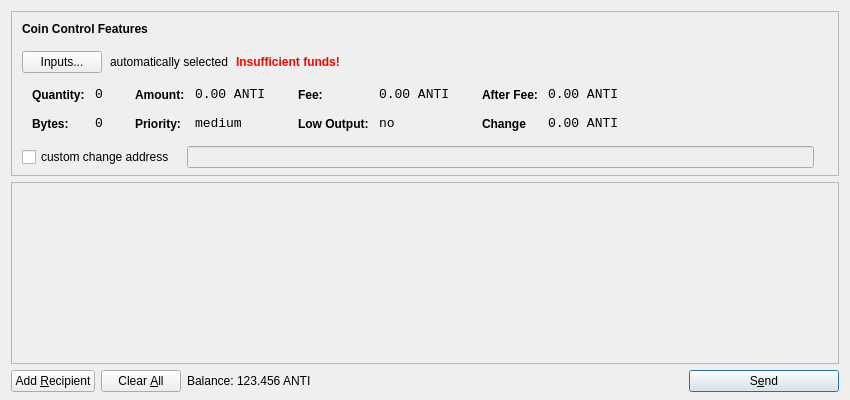
<?xml version="1.0" encoding="UTF-8"?>
<ui version="4.0">
 <class>SendCoinsDialog</class>
 <widget class="QDialog" name="SendCoinsDialog">
  <property name="geometry">
   <rect>
    <x>0</x>
    <y>0</y>
    <width>850</width>
    <height>400</height>
   </rect>
  </property>
  <property name="windowTitle">
   <string>Send Coins</string>
  </property>
  <layout class="QVBoxLayout" name="verticalLayout" stretch="0,1,0">
   <property name="bottomMargin">
    <number>8</number>
   </property>
   <item>
    <widget class="QFrame" name="frameCoinControl">
     <property name="sizePolicy">
      <sizepolicy hsizetype="Expanding" vsizetype="Expanding">
       <horstretch>0</horstretch>
       <verstretch>0</verstretch>
      </sizepolicy>
     </property>
     <property name="maximumSize">
      <size>
       <width>16777215</width>
       <height>16777215</height>
      </size>
     </property>
     <property name="frameShape">
      <enum>QFrame::StyledPanel</enum>
     </property>
     <property name="frameShadow">
      <enum>QFrame::Sunken</enum>
     </property>
     <layout class="QVBoxLayout" name="verticalLayoutCoinControl2">
      <property name="spacing">
       <number>6</number>
      </property>
      <property name="leftMargin">
       <number>0</number>
      </property>
      <property name="topMargin">
       <number>0</number>
      </property>
      <property name="rightMargin">
       <number>0</number>
      </property>
      <property name="bottomMargin">
       <number>6</number>
      </property>
      <item>
       <layout class="QVBoxLayout" name="verticalLayoutCoinControl" stretch="0,0,0,0,1">
        <property name="spacing">
         <number>0</number>
        </property>
        <property name="leftMargin">
         <number>10</number>
        </property>
        <property name="topMargin">
         <number>10</number>
        </property>
        <item>
         <layout class="QHBoxLayout" name="horizontalLayoutCoinControl1">
          <property name="bottomMargin">
           <number>15</number>
          </property>
          <item>
           <widget class="QLabel" name="labelCoinControlFeatures">
            <property name="sizePolicy">
             <sizepolicy hsizetype="Preferred" vsizetype="Maximum">
              <horstretch>0</horstretch>
              <verstretch>0</verstretch>
             </sizepolicy>
            </property>
            <property name="font">
             <font>
              <weight>75</weight>
              <bold>true</bold>
             </font>
            </property>
            <property name="styleSheet">
             <string notr="true">font-weight:bold;</string>
            </property>
            <property name="text">
             <string>Coin Control Features</string>
            </property>
           </widget>
          </item>
         </layout>
        </item>
        <item>
         <layout class="QHBoxLayout" name="horizontalLayoutCoinControl2" stretch="0,0,0,0">
          <property name="spacing">
           <number>8</number>
          </property>
          <property name="bottomMargin">
           <number>10</number>
          </property>
          <item>
           <widget class="QPushButton" name="pushButtonCoinControl">
            <property name="styleSheet">
             <string notr="true"/>
            </property>
            <property name="text">
             <string>Inputs...</string>
            </property>
           </widget>
          </item>
          <item>
           <widget class="QLabel" name="labelCoinControlAutomaticallySelected">
            <property name="text">
             <string>automatically selected</string>
            </property>
            <property name="margin">
             <number>5</number>
            </property>
           </widget>
          </item>
          <item>
           <widget class="QLabel" name="labelCoinControlInsuffFunds">
            <property name="font">
             <font>
              <weight>75</weight>
              <bold>true</bold>
             </font>
            </property>
            <property name="styleSheet">
             <string notr="true">color:red;font-weight:bold;</string>
            </property>
            <property name="text">
             <string>Insufficient funds!</string>
            </property>
            <property name="margin">
             <number>5</number>
            </property>
           </widget>
          </item>
          <item>
           <spacer name="horizontalSpacerCoinControl">
            <property name="orientation">
             <enum>Qt::Horizontal</enum>
            </property>
            <property name="sizeHint" stdset="0">
             <size>
              <width>40</width>
              <height>1</height>
             </size>
            </property>
           </spacer>
          </item>
         </layout>
        </item>
        <item>
         <widget class="QWidget" name="widgetCoinControl" native="true">
          <property name="sizePolicy">
           <sizepolicy hsizetype="Preferred" vsizetype="Preferred">
            <horstretch>0</horstretch>
            <verstretch>0</verstretch>
           </sizepolicy>
          </property>
          <property name="minimumSize">
           <size>
            <width>0</width>
            <height>0</height>
           </size>
          </property>
          <property name="styleSheet">
           <string notr="true"/>
          </property>
          <layout class="QHBoxLayout" name="horizontalLayoutCoinControl5">
           <property name="margin">
            <number>0</number>
           </property>
           <item>
            <layout class="QHBoxLayout" name="horizontalLayoutCoinControl3" stretch="0,0,0,1">
             <property name="spacing">
              <number>20</number>
             </property>
             <property name="topMargin">
              <number>0</number>
             </property>
             <property name="bottomMargin">
              <number>10</number>
             </property>
             <item>
              <layout class="QFormLayout" name="formLayoutCoinControl1">
               <property name="horizontalSpacing">
                <number>10</number>
               </property>
               <property name="verticalSpacing">
                <number>14</number>
               </property>
               <property name="leftMargin">
                <number>10</number>
               </property>
               <property name="topMargin">
                <number>4</number>
               </property>
               <property name="rightMargin">
                <number>6</number>
               </property>
               <item row="0" column="0">
                <widget class="QLabel" name="labelCoinControlQuantityText">
                 <property name="styleSheet">
                  <string notr="true">font-weight:bold;</string>
                 </property>
                 <property name="text">
                  <string>Quantity:</string>
                 </property>
                 <property name="margin">
                  <number>0</number>
                 </property>
                </widget>
               </item>
               <item row="0" column="1">
                <widget class="QLabel" name="labelCoinControlQuantity">
                 <property name="font">
                  <font>
                   <family>Monospace</family>
                   <pointsize>10</pointsize>
                  </font>
                 </property>
                 <property name="cursor">
                  <cursorShape>IBeamCursor</cursorShape>
                 </property>
                 <property name="contextMenuPolicy">
                  <enum>Qt::ActionsContextMenu</enum>
                 </property>
                 <property name="text">
                  <string>0</string>
                 </property>
                 <property name="margin">
                  <number>0</number>
                 </property>
                 <property name="textInteractionFlags">
                  <set>Qt::LinksAccessibleByMouse|Qt::TextSelectableByKeyboard|Qt::TextSelectableByMouse</set>
                 </property>
                </widget>
               </item>
               <item row="1" column="0">
                <widget class="QLabel" name="labelCoinControlBytesText">
                 <property name="styleSheet">
                  <string notr="true">font-weight:bold;</string>
                 </property>
                 <property name="text">
                  <string>Bytes:</string>
                 </property>
                </widget>
               </item>
               <item row="1" column="1">
                <widget class="QLabel" name="labelCoinControlBytes">
                 <property name="font">
                  <font>
                   <family>Monospace</family>
                   <pointsize>10</pointsize>
                  </font>
                 </property>
                 <property name="cursor">
                  <cursorShape>IBeamCursor</cursorShape>
                 </property>
                 <property name="contextMenuPolicy">
                  <enum>Qt::ActionsContextMenu</enum>
                 </property>
                 <property name="text">
                  <string>0</string>
                 </property>
                 <property name="textInteractionFlags">
                  <set>Qt::LinksAccessibleByMouse|Qt::TextSelectableByKeyboard|Qt::TextSelectableByMouse</set>
                 </property>
                </widget>
               </item>
              </layout>
             </item>
             <item>
              <layout class="QFormLayout" name="formLayoutCoinControl2">
               <property name="horizontalSpacing">
                <number>10</number>
               </property>
               <property name="verticalSpacing">
                <number>14</number>
               </property>
               <property name="leftMargin">
                <number>6</number>
               </property>
               <property name="topMargin">
                <number>4</number>
               </property>
               <property name="rightMargin">
                <number>6</number>
               </property>
               <item row="0" column="0">
                <widget class="QLabel" name="labelCoinControlAmountText">
                 <property name="styleSheet">
                  <string notr="true">font-weight:bold;</string>
                 </property>
                 <property name="text">
                  <string>Amount:</string>
                 </property>
                 <property name="margin">
                  <number>0</number>
                 </property>
                </widget>
               </item>
               <item row="0" column="1">
                <widget class="QLabel" name="labelCoinControlAmount">
                 <property name="font">
                  <font>
                   <family>Monospace</family>
                   <pointsize>10</pointsize>
                  </font>
                 </property>
                 <property name="cursor">
                  <cursorShape>IBeamCursor</cursorShape>
                 </property>
                 <property name="contextMenuPolicy">
                  <enum>Qt::ActionsContextMenu</enum>
                 </property>
                 <property name="text">
                  <string>0.00 ANTI</string>
                 </property>
                 <property name="textInteractionFlags">
                  <set>Qt::LinksAccessibleByMouse|Qt::TextSelectableByKeyboard|Qt::TextSelectableByMouse</set>
                 </property>
                </widget>
               </item>
               <item row="1" column="0">
                <widget class="QLabel" name="labelCoinControlPriorityText">
                 <property name="styleSheet">
                  <string notr="true">font-weight:bold;</string>
                 </property>
                 <property name="text">
                  <string>Priority:</string>
                 </property>
                </widget>
               </item>
               <item row="1" column="1">
                <widget class="QLabel" name="labelCoinControlPriority">
                 <property name="font">
                  <font>
                   <family>Monospace</family>
                   <pointsize>10</pointsize>
                  </font>
                 </property>
                 <property name="cursor">
                  <cursorShape>IBeamCursor</cursorShape>
                 </property>
                 <property name="contextMenuPolicy">
                  <enum>Qt::ActionsContextMenu</enum>
                 </property>
                 <property name="text">
                  <string>medium</string>
                 </property>
                 <property name="textInteractionFlags">
                  <set>Qt::LinksAccessibleByMouse|Qt::TextSelectableByKeyboard|Qt::TextSelectableByMouse</set>
                 </property>
                </widget>
               </item>
              </layout>
             </item>
             <item>
              <layout class="QFormLayout" name="formLayoutCoinControl3">
               <property name="horizontalSpacing">
                <number>10</number>
               </property>
               <property name="verticalSpacing">
                <number>14</number>
               </property>
               <property name="leftMargin">
                <number>6</number>
               </property>
               <property name="topMargin">
                <number>4</number>
               </property>
               <property name="rightMargin">
                <number>6</number>
               </property>
               <item row="0" column="0">
                <widget class="QLabel" name="labelCoinControlFeeText">
                 <property name="styleSheet">
                  <string notr="true">font-weight:bold;</string>
                 </property>
                 <property name="text">
                  <string>Fee:</string>
                 </property>
                 <property name="margin">
                  <number>0</number>
                 </property>
                </widget>
               </item>
               <item row="0" column="1">
                <widget class="QLabel" name="labelCoinControlFee">
                 <property name="font">
                  <font>
                   <family>Monospace</family>
                   <pointsize>10</pointsize>
                  </font>
                 </property>
                 <property name="cursor">
                  <cursorShape>IBeamCursor</cursorShape>
                 </property>
                 <property name="contextMenuPolicy">
                  <enum>Qt::ActionsContextMenu</enum>
                 </property>
                 <property name="text">
                  <string>0.00 ANTI</string>
                 </property>
                 <property name="textInteractionFlags">
                  <set>Qt::LinksAccessibleByMouse|Qt::TextSelectableByKeyboard|Qt::TextSelectableByMouse</set>
                 </property>
                </widget>
               </item>
               <item row="1" column="0">
                <widget class="QLabel" name="labelCoinControlLowOutputText">
                 <property name="styleSheet">
                  <string notr="true">font-weight:bold;</string>
                 </property>
                 <property name="text">
                  <string>Low Output:</string>
                 </property>
                </widget>
               </item>
               <item row="1" column="1">
                <widget class="QLabel" name="labelCoinControlLowOutput">
                 <property name="font">
                  <font>
                   <family>Monospace</family>
                   <pointsize>10</pointsize>
                  </font>
                 </property>
                 <property name="cursor">
                  <cursorShape>IBeamCursor</cursorShape>
                 </property>
                 <property name="contextMenuPolicy">
                  <enum>Qt::ActionsContextMenu</enum>
                 </property>
                 <property name="text">
                  <string>no</string>
                 </property>
                 <property name="textInteractionFlags">
                  <set>Qt::LinksAccessibleByMouse|Qt::TextSelectableByKeyboard|Qt::TextSelectableByMouse</set>
                 </property>
                </widget>
               </item>
              </layout>
             </item>
             <item>
              <layout class="QFormLayout" name="formLayoutCoinControl4">
               <property name="horizontalSpacing">
                <number>10</number>
               </property>
               <property name="verticalSpacing">
                <number>14</number>
               </property>
               <property name="leftMargin">
                <number>6</number>
               </property>
               <property name="topMargin">
                <number>4</number>
               </property>
               <property name="rightMargin">
                <number>6</number>
               </property>
               <item row="0" column="0">
                <widget class="QLabel" name="labelCoinControlAfterFeeText">
                 <property name="styleSheet">
                  <string notr="true">font-weight:bold;</string>
                 </property>
                 <property name="text">
                  <string>After Fee:</string>
                 </property>
                 <property name="margin">
                  <number>0</number>
                 </property>
                </widget>
               </item>
               <item row="0" column="1">
                <widget class="QLabel" name="labelCoinControlAfterFee">
                 <property name="font">
                  <font>
                   <family>Monospace</family>
                   <pointsize>10</pointsize>
                  </font>
                 </property>
                 <property name="cursor">
                  <cursorShape>IBeamCursor</cursorShape>
                 </property>
                 <property name="contextMenuPolicy">
                  <enum>Qt::ActionsContextMenu</enum>
                 </property>
                 <property name="text">
                  <string>0.00 ANTI</string>
                 </property>
                 <property name="textInteractionFlags">
                  <set>Qt::LinksAccessibleByMouse|Qt::TextSelectableByKeyboard|Qt::TextSelectableByMouse</set>
                 </property>
                </widget>
               </item>
               <item row="1" column="0">
                <widget class="QLabel" name="labelCoinControlChangeText">
                 <property name="styleSheet">
                  <string notr="true">font-weight:bold;</string>
                 </property>
                 <property name="text">
                  <string>Change</string>
                 </property>
                </widget>
               </item>
               <item row="1" column="1">
                <widget class="QLabel" name="labelCoinControlChange">
                 <property name="font">
                  <font>
                   <family>Monospace</family>
                   <pointsize>10</pointsize>
                  </font>
                 </property>
                 <property name="cursor">
                  <cursorShape>IBeamCursor</cursorShape>
                 </property>
                 <property name="contextMenuPolicy">
                  <enum>Qt::ActionsContextMenu</enum>
                 </property>
                 <property name="text">
                  <string>0.00 ANTI</string>
                 </property>
                 <property name="textInteractionFlags">
                  <set>Qt::LinksAccessibleByMouse|Qt::TextSelectableByKeyboard|Qt::TextSelectableByMouse</set>
                 </property>
                </widget>
               </item>
              </layout>
             </item>
            </layout>
           </item>
          </layout>
         </widget>
        </item>
        <item>
         <layout class="QHBoxLayout" name="horizontalLayoutCoinControl4" stretch="0,0,0">
          <property name="spacing">
           <number>12</number>
          </property>
          <property name="sizeConstraint">
           <enum>QLayout::SetDefaultConstraint</enum>
          </property>
          <property name="topMargin">
           <number>5</number>
          </property>
          <property name="rightMargin">
           <number>5</number>
          </property>
          <item>
           <widget class="QCheckBox" name="checkBoxCoinControlChange">
            <property name="text">
             <string>custom change address</string>
            </property>
           </widget>
          </item>
          <item>
           <widget class="QLineEdit" name="lineEditCoinControlChange">
            <property name="enabled">
             <bool>false</bool>
            </property>
            <property name="sizePolicy">
             <sizepolicy hsizetype="Expanding" vsizetype="Fixed">
              <horstretch>0</horstretch>
              <verstretch>0</verstretch>
             </sizepolicy>
            </property>
           </widget>
          </item>
          <item>
           <widget class="QLabel" name="labelCoinControlChangeLabel">
            <property name="sizePolicy">
             <sizepolicy hsizetype="Preferred" vsizetype="Expanding">
              <horstretch>0</horstretch>
              <verstretch>0</verstretch>
             </sizepolicy>
            </property>
            <property name="minimumSize">
             <size>
              <width>0</width>
              <height>0</height>
             </size>
            </property>
            <property name="text">
             <string/>
            </property>
            <property name="margin">
             <number>3</number>
            </property>
           </widget>
          </item>
         </layout>
        </item>
        <item>
         <spacer name="verticalSpacerCoinControl">
          <property name="orientation">
           <enum>Qt::Vertical</enum>
          </property>
          <property name="sizeHint" stdset="0">
           <size>
            <width>800</width>
            <height>1</height>
           </size>
          </property>
         </spacer>
        </item>
       </layout>
      </item>
     </layout>
    </widget>
   </item>
   <item>
    <widget class="QScrollArea" name="scrollArea">
     <property name="widgetResizable">
      <bool>true</bool>
     </property>
     <widget class="QWidget" name="scrollAreaWidgetContents">
      <property name="geometry">
       <rect>
        <x>0</x>
        <y>0</y>
        <width>830</width>
        <height>162</height>
       </rect>
      </property>
      <layout class="QVBoxLayout" name="verticalLayout_2">
       <property name="margin">
        <number>0</number>
       </property>
       <item>
        <layout class="QVBoxLayout" name="entries">
         <property name="spacing">
          <number>6</number>
         </property>
        </layout>
       </item>
       <item>
        <spacer name="verticalSpacer">
         <property name="orientation">
          <enum>Qt::Vertical</enum>
         </property>
         <property name="sizeHint" stdset="0">
          <size>
           <width>20</width>
           <height>40</height>
          </size>
         </property>
        </spacer>
       </item>
      </layout>
     </widget>
    </widget>
   </item>
   <item>
    <layout class="QHBoxLayout" name="horizontalLayout">
     <item>
      <widget class="QPushButton" name="addButton">
       <property name="toolTip">
        <string>Send to multiple recipients at once</string>
       </property>
       <property name="text">
        <string>Add &amp;Recipient</string>
       </property>
       <property name="icon">
        <iconset resource="../bitcoin.qrc">
         <normaloff>:/icons/add</normaloff>:/icons/add</iconset>
       </property>
       <property name="autoDefault">
        <bool>false</bool>
       </property>
      </widget>
     </item>
     <item>
      <widget class="QPushButton" name="clearButton">
       <property name="sizePolicy">
        <sizepolicy hsizetype="Minimum" vsizetype="Fixed">
         <horstretch>0</horstretch>
         <verstretch>0</verstretch>
        </sizepolicy>
       </property>
       <property name="toolTip">
        <string>Remove all transaction fields</string>
       </property>
       <property name="text">
        <string>Clear &amp;All</string>
       </property>
       <property name="icon">
        <iconset resource="../bitcoin.qrc">
         <normaloff>:/icons/remove</normaloff>:/icons/remove</iconset>
       </property>
       <property name="autoRepeatDelay">
        <number>300</number>
       </property>
       <property name="autoDefault">
        <bool>false</bool>
       </property>
      </widget>
     </item>
     <item>
      <layout class="QHBoxLayout" name="horizontalLayout_2">
       <property name="spacing">
        <number>3</number>
       </property>
       <item>
        <widget class="QLabel" name="label">
         <property name="sizePolicy">
          <sizepolicy hsizetype="Preferred" vsizetype="Fixed">
           <horstretch>0</horstretch>
           <verstretch>0</verstretch>
          </sizepolicy>
         </property>
         <property name="text">
          <string>Balance:</string>
         </property>
        </widget>
       </item>
       <item>
        <widget class="QLabel" name="labelBalance">
         <property name="sizePolicy">
          <sizepolicy hsizetype="Preferred" vsizetype="Fixed">
           <horstretch>0</horstretch>
           <verstretch>0</verstretch>
          </sizepolicy>
         </property>
         <property name="cursor">
          <cursorShape>IBeamCursor</cursorShape>
         </property>
         <property name="text">
          <string>123.456 ANTI</string>
         </property>
         <property name="textInteractionFlags">
          <set>Qt::LinksAccessibleByMouse|Qt::TextSelectableByKeyboard|Qt::TextSelectableByMouse</set>
         </property>
        </widget>
       </item>
      </layout>
     </item>
     <item>
      <spacer name="horizontalSpacer">
       <property name="orientation">
        <enum>Qt::Horizontal</enum>
       </property>
       <property name="sizeHint" stdset="0">
        <size>
         <width>40</width>
         <height>20</height>
        </size>
       </property>
      </spacer>
     </item>
     <item>
      <widget class="QPushButton" name="sendButton">
       <property name="minimumSize">
        <size>
         <width>150</width>
         <height>0</height>
        </size>
       </property>
       <property name="toolTip">
        <string>Confirm the send action</string>
       </property>
       <property name="text">
        <string>S&amp;end</string>
       </property>
       <property name="icon">
        <iconset resource="../bitcoin.qrc">
         <normaloff>:/icons/send</normaloff>:/icons/send</iconset>
       </property>
       <property name="default">
        <bool>true</bool>
       </property>
      </widget>
     </item>
    </layout>
   </item>
  </layout>
 </widget>
 <resources>
  <include location="../bitcoin.qrc"/>
 </resources>
 <connections/>
</ui>
